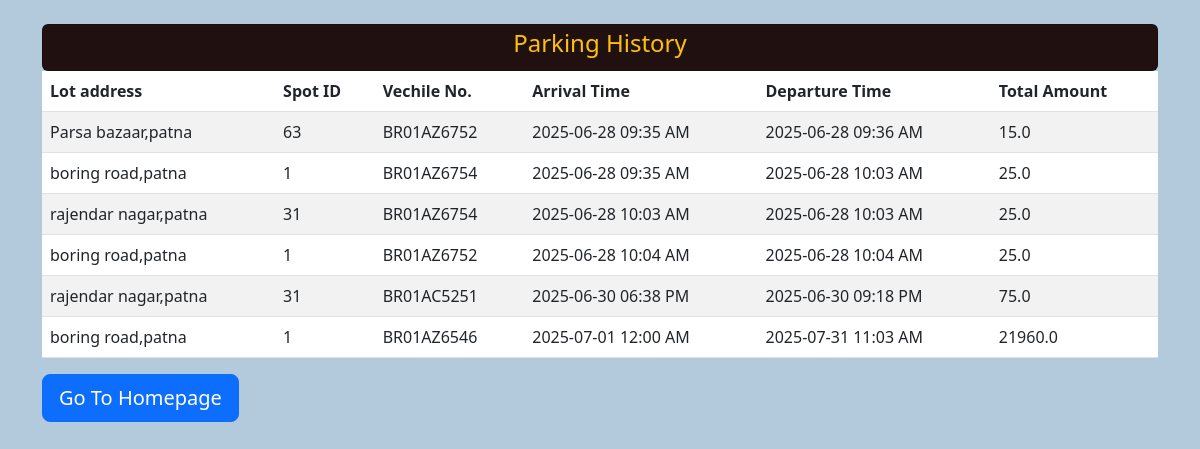
Page /user/history/2 (signed in) on the committed database.
### controllers/model.py (models this page shows)
class ParkingHistory(db.Model):
    id = db.Column(db.Integer, primary_key=True)
    user_id = db.Column(db.Integer)
    lot_name = db.Column(db.String(50))
    lot_address = db.Column(db.String(200))
    spot_id= db.Column(db.Integer)
    vehicle_number = db.Column(db.String(20))
    time_in = db.Column(db.String(20))
    time_out = db.Column(db.String(20))
    cost = db.Column(db.Float)

### controllers/user_route.py (the view)
@app.route("/user/history/<int:user_id>")
@login_required
def history(user_id):
    history = ParkingHistory.query.filter_by(user_id=user_id).all()
    return render_template("history.html",history=history,user_id=user_id)

### app.py (called while the page is built)
@login_manager.user_loader
def load_user(user_id):
    return User.query.get(user_id)

### templates/history.html (shortened to what this page needs)
<!DOCTYPE html>
<html lang="en">
<head>
  <link href="https://cdn.jsdelivr.net/npm/bootstrap@5.3.0/dist/css/bootstrap.min.css" rel="stylesheet">
</head>
<body>
      <div class="container mt-4">
    <div class="card mx-auto p-1" style="background-color: #201010;">
    <h4 class="text-center mb-6 text-warning">Parking History</h4>
     </div>
    <table class="table table-striped">
      <thead>
        <tr>
          <th>Lot address</th>
          <th>Spot ID</th>
          <th>Vechile No.</th>
          <th>Arrival Time</th>
          <th>Departure Time</th>
          <th>Total Amount</th>
        </tr>
      </thead>
      <tbody>
        {% for user in history %}
         <tr>
           <td>{{ user.lot_address }}</td>
           <td>{{ user.spot_id }}</td>
           <td>{{ user.vehicle_number }}</td>
           <td>{{ user.time_in }}</td>
           <td>{{ user.time_out }}</td>
           <td>{{ user.cost }}</td>
         </tr>
         {% else %}
         <tr>
            <td colspan="6">No Recod Found</td>
         </tr>
        {% endfor %}
        </tbody>
    </table>
    <a href="{{ url_for('user_dashboard', user_id=user_id) }}" class="btn btn-primary btn-lg">Go To Homepage</a>
</div>
</body>
</html>

### templates/history.html (style rules this page uses)
body { background-color: #b2cadc; }

### rows in the picture
ParkingHistory: lot_address "Parsa bazaar,patna", spot_id "63", vehicle_number "BR01AZ6752", time_in "2025-06-28 09:35 AM", time_out "2025-06-28 09:36 AM", cost "15.0"
ParkingHistory: lot_address "boring road,patna", spot_id "1", vehicle_number "BR01AZ6754", time_in "2025-06-28 09:35 AM", time_out "2025-06-28 10:03 AM", cost "25.0"
ParkingHistory: lot_address "rajendar nagar,patna", spot_id "31", vehicle_number "BR01AZ6754", time_in "2025-06-28 10:03 AM", time_out "2025-06-28 10:03 AM", cost "25.0"
ParkingHistory: lot_address "boring road,patna", spot_id "1", vehicle_number "BR01AZ6752", time_in "2025-06-28 10:04 AM", time_out "2025-06-28 10:04 AM", cost "25.0"
ParkingHistory: lot_address "rajendar nagar,patna", spot_id "31", vehicle_number "BR01AC5251", time_in "2025-06-30 06:38 PM", time_out "2025-06-30 09:18 PM", cost "75.0"
ParkingHistory: lot_address "boring road,patna", spot_id "1", vehicle_number "BR01AZ6546", time_in "2025-07-01 12:00 AM", time_out "2025-07-31 11:03 AM", cost "21960.0"
